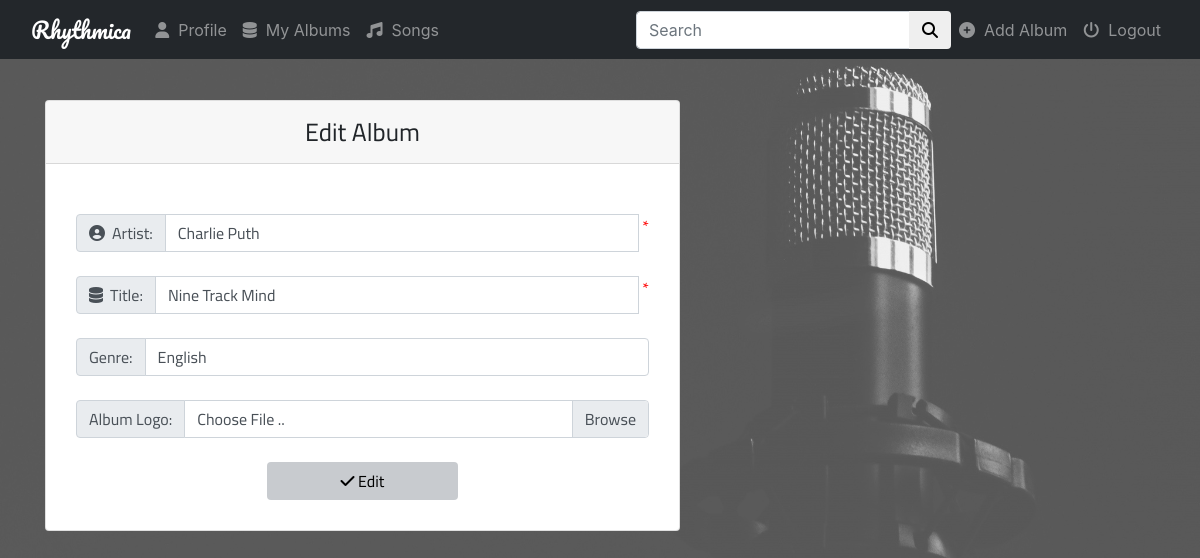
The app's page /Rhythmica/album/11/ (signed in) with its own data.
### Rhythmica/models.py (models this page shows, shortened)
class Album(models.Model):
    artist = models.CharField(max_length=250, verbose_name='Album Artist')
    albumTitle = models.CharField(max_length=1000, verbose_name='Album Title')
    numOfSongs = models.IntegerField(verbose_name='Number of Songs', default=0, null=True)
    genre = models.CharField(max_length=50, verbose_name='Album Genre', blank=True, default='Unknown')
    is_private = models.BooleanField(verbose_name="Is Private", default=False)
    albumLogo = models.ImageField(verbose_name='Album Logo', upload_to='album_logos',
                                  default='/song_logos/anonymous.jpg', blank=True)
    user = models.ForeignKey(UserProfile, on_delete=models.CASCADE)
    songs = models.ManyToManyField(Song, verbose_name="Songs", through="AlbumSongMap")
    class Meta:
        unique_together = ('albumTitle', 'user')

### Rhythmica/views.py (the view)
# urls.py: path('album/<pk>/', views.UpdateAlbum.as_view(), name='upd_album'),
class UpdateAlbum(LoginRequiredMixin, UpdateView):
    login_url = LOGIN_URL
    model = Album
    template_name = 'Rhythmica/album_form.html'
    form_class = AddAlbumForm
    def get_object(self, queryset=None):
        obj = super().get_object(queryset=queryset)
        if obj.user != self.request.user.userprofile:
            raise Http404()
        return obj
    def get_context_data(self, **kwargs):
        context = super(UpdateAlbum, self).get_context_data(**kwargs)
        context['role'] = 'Edit'
        return context

### Rhythmica/forms.py
class AddAlbumForm(models.ModelForm):
    class Meta:
        model = Album
        fields = ('artist', 'albumTitle', 'genre', 'albumLogo')
        widgets = {
            'artist': forms.TextInput(attrs={
                'class': 'form-control',
                'id': 'artist',
                'placeholder': 'Album Artist',
                'required': 'required',
                'autofocus': 'autofocus',
            }),
            'albumTitle': forms.TextInput(attrs={
                'class': 'form-control',
                'id': 'title',
                'placeholder': 'Album Title',
                'required': 'required',
            }),
            'genre': forms.TextInput(attrs={
                'class': 'form-control',
                'id': 'genre',
                'placeholder': 'Album Genre',
            }),
            'albumLogo': forms.FileInput(attrs={
                'class': 'custom-file-input',
                'id': 'album-logo',
            }),
        }
        error_messages = {
            NON_FIELD_ERRORS: {
                'unique_together': "This Album already exists in your collection!!"
            }
        }

### Rhythmica/templates/Rhythmica/album_form.html (shortened to what this page needs)
{% extends 'Rhythmica/base_pro.html' %}
{% block add_active %}
{% endblock %}
{% block add_static %}
    {% load staticfiles %}
    <link rel="stylesheet" type="text/css" href="{% static 'Rhythmica/album_form.css'%}" />
{% endblock %}
{% block body %}
    <div class="container">
    <div class="row">
        <div class="col-md-7 col-sm-9 form-div">
            <div class="card">
                <div class=" card-header" align="center">
                    {{ role }} Album
                </div>
                <div class="card-body" style="padding: 30px;">
                    <form class="form-horizontal" method="post" enctype="multipart/form-data">
                        <div class="input-group">
                            <div class="input-group-prepend">
                                <span class="input-group-text">
                                    <i class="fa fa-user-circle"></i>&nbsp; Artist:
                                </span>
                            </div>
                            {{ form.artist }}&nbsp;<span class="asteriskField"> *</span>
                        </div>
                        <br>
                        <div class="input-group">
                            <div class="input-group-prepend">
                                <span class="input-group-text">
                                    <i class="fa fa-database"></i>&nbsp; Title:
                                </span>
                            </div>
                            {{ form.albumTitle }}&nbsp;<span class="asteriskField"> *</span>
                        </div>
                        <br>
                        <div class="input-group">
                            <div class="input-group-prepend">
                                <span class="input-group-text">
                                    Genre:
                                </span>
                            </div>
                            {{ form.genre }}
                        </div>
                        <br>
                        <div class="input-group">
                            <div class="input-group-prepend">
                                <span class="input-group-text">
                                    Album Logo:
                                </span>
                            </div>
                           <div class="custom-file">
                                {{ form.albumLogo }} &nbsp;<span class="asteriskField">* </span>
                                <label class="custom-file-label" for="album-logo" id="file-div">Choose File ..</label>
                           </div>
                        </div>
                        <br>
                        <button type="submit" class="btn submit-btn offset-md-4 col-md-4">
                            {% if role == "Add" %}
                                <i class="fa fa-plus-circle"></i> {{ role }}
                            {% else %}
                                <i class="fa fa-check"></i> {{ role }}
                            {% endif %}
                        </button>
                    </form>
                </div>
            </div>
        </div>
    </div>
</div>
{% endblock %}

### Rhythmica/static/Rhythmica/base_pro.css (style rules this page uses)
body { background: lightgrey url('images/music-micro1.jpg'); background-size: cover; }
.submit-btn { background-color: #c8cbcf; }
.asteriskField { color: red; }

### Rhythmica/static/Rhythmica/album_form.css (style rules this page uses)
body { background: #4e555b url("images/microphone_music1.jpg"); background-size: cover; }
.form-div { margin-top: 100px; font-family: 'Cairo',sans-serif; }
#file-div,#album-logo { cursor: pointer; }
.card-header { font-size: 25px; }

### records on screen
Album: artist "Charlie Puth", albumTitle "Nine Track Mind", genre "English"

### other values on screen
{{ role }} "Edit"
